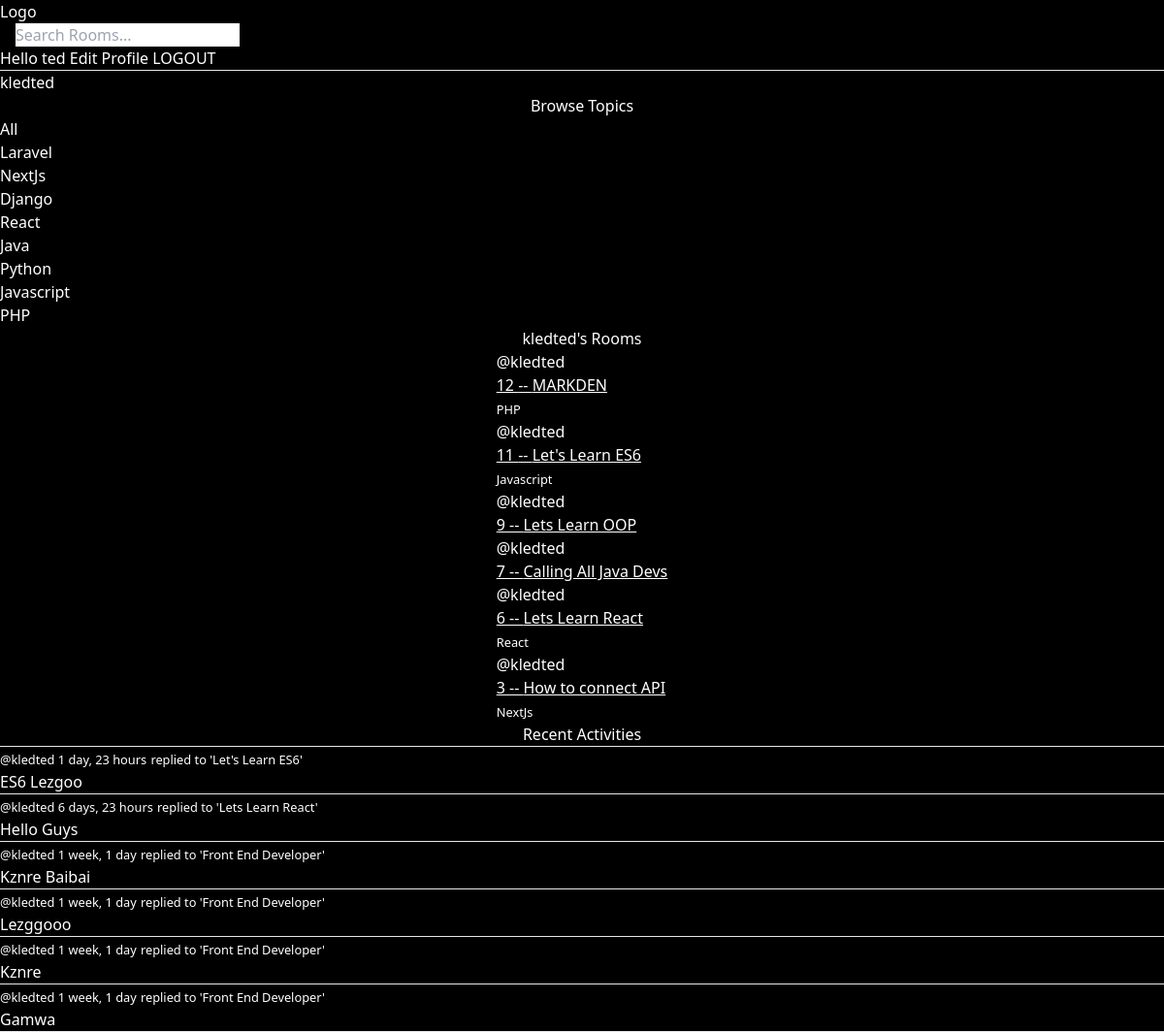
The app's page /profile/2/ (signed in) with its own data.
### base/models.py (models this page shows)
class Topic(models.Model):
    name = models.CharField(max_length=200)
    def __str__(self):
        return self.name

class Room(models.Model):
    host = models.ForeignKey(User, on_delete=models.SET_NULL, null=True)
    topic = models.ForeignKey(Topic, on_delete=models.SET_NULL, null=True)
    name = models.CharField(max_length=200)
    description = models.TextField(null=True, blank=True)
    participants = models.ManyToManyField(User, related_name='participants', blank=True)
    updated = models.DateTimeField(auto_now=True)
    created = models.DateTimeField(auto_now_add=True)
    class Meta:
        ordering = ['-updated', '-created']
    def __str__(self):
        return self.name

class Message(models.Model):
    user = models.ForeignKey(User, on_delete=models.CASCADE)
    room = models.ForeignKey(Room, on_delete=models.CASCADE)
    body = models.TextField()
    updated = models.DateTimeField(auto_now=True)
    created = models.DateTimeField(auto_now_add=True)
    class Meta:
        ordering = ['-updated', '-created']
    def __str__(self):
        return self.body[0:50]

### base/views.py (the view)
# urls.py: path('profile/<str:pk>/', views.userProfile, name='profile'),
@login_required(login_url='login')
def userProfile(request, pk):
    user = User.objects.get(id=pk)
    rooms = user.room_set.all()
    room_messages = user.message_set.all()
    topics = Topic.objects.all()
    context= {'user': user, 'rooms': rooms, 'topics': topics, 'room_messages': room_messages}
    return render(request, 'base/profile.html', context)

### base/templates/base/profile.html
{% extends "main.html" %} {% block content %}
<h1>{{user.username}}</h1>
<div>
  <div>{%include 'base/topics_component.html'%}</div>
  <h2 class="text-center">{{user.username}}'s Rooms</h2>
  <div class="flex items-center justify-center">
    {%include 'base/feed_component.html'%}
  </div>
  <div>{%include 'base/activity_component.html'%}</div>
</div>
{% endblock content %}

### templates/navbar.html
<a href="/">
  <h1>Logo</h1>
</a>
<form action="" method="GET" action="{% url 'home' %}" class="text-black mx-4">
  <input type="text" name="q" id="q" placeholder="Search Rooms..." />
</form>
{% if request.user.is_authenticated %}
<a href="{% url 'profile' request.user.id %}"
  >Hello {{request.user.username}}</a
>
<a href="{%url 'update-user' %}"> Edit Profile</a>
<a href="{% url 'logout' %}">LOGOUT</a>
{% else %}
<a href="{% url 'login' %}">LOGIN</a>
{% endif %}
<hr />

### base/templates/base/topics_component.html
<h3 class="text-center">Browse Topics</h3>
<div>
  <div>
    <a href="{% url 'home' %}">All</a>
  </div>
  {% for topic in topics%}
  <div>
    <a href="{% url 'home' %}?q={{topic.name}}">{{topic}}</a>
  </div>
  {% endfor %}
</div>

### base/templates/base/feed_component.html (shortened to what this page needs)
<div>
  {% if rooms%} {% for room in rooms %}
  <div>
    <a href="{%url 'profile' room.host.id%}">@{{room.host.username}}</a>
    <a href="{% url 'room' room.id %}" class="underline">
      <h3>{{room.id}} -- {{room.name}}</h3>
    </a>
    <small>{{room.topic.name}}</small>
  </div>
  {% endfor %} {%endif%}
</div>

### base/templates/base/activity_component.html (shortened to what this page needs)
<h5 class="text-center">Recent Activities</h5>
<hr />
{% for message in room_messages %}
<div>
  <small
    ><a href="{% url 'profile' message.user.id%}">@{{message.user}}</a>
    {{message.created|timesince}}</small
  >
  <small>replied to '{{message.room}}'</small>
  <p>{{message}}</p>
  <hr />
</div>
{%endfor%}

### static/main.css (style rules this page uses)
body { background-color: red; }

### records on screen
Topic: name "Laravel"
Topic: name "NextJs"
Topic: name "Django"
Topic: name "React"
Topic: name "Java"
Topic: name "Python"
Topic: name "Javascript"
Topic: name "PHP"
Room: host.username "kledted", id "12", name "MARKDEN", topic.name "PHP"
Room: host.username "kledted", id "11", name "Let's Learn ES6", topic.name "Javascript"
Room: host.username "kledted", id "9", name "Lets Learn OOP"
Room: host.username "kledted", id "7", name "Calling All Java Devs"
Room: host.username "kledted", id "6", name "Lets Learn React", topic.name "React"
Room: host.username "kledted", id "3", name "How to connect API", topic.name "NextJs"
Message: user "kledted", created "1 day, 23 hours", room "Let's Learn ES6", body "ES6 Lezgoo"
Message: user "kledted", created "6 days, 23 hours", room "Lets Learn React", body "Hello Guys"
Message: user "kledted", created "1 week, 1 day", room "Front End Developer", body "Kznre Baibai"
Message: user "kledted", created "1 week, 1 day", room "Front End Developer", body "Lezggooo"
Message: user "kledted", created "1 week, 1 day", room "Front End Developer", body "Kznre"
Message: user "kledted", created "1 week, 1 day", room "Front End Developer", body "Gamwa"

### other values on screen
{{ request.user.username }} "ted"
{{ user.username }} "kledted"
